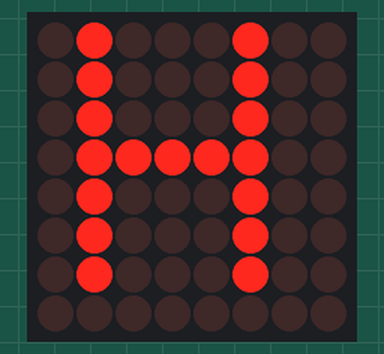
This sketch was run on a simulated Arduino Uno, built with avr-gcc and run on an emulated ATmega328P. Parts: 8×8 LED matrix.

Above: at 0.26 s.
At 1.5 s:
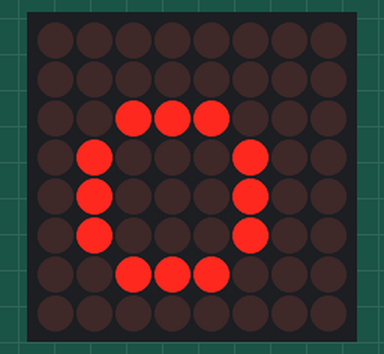
At 3.05 s:
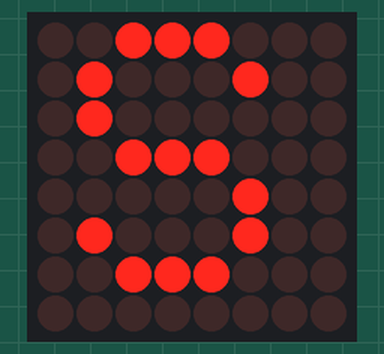
At 4.29 s:
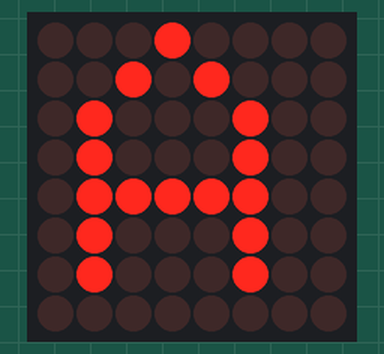
At 5.7 s:
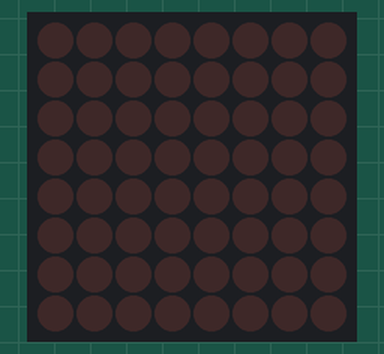
At 9.4 s:
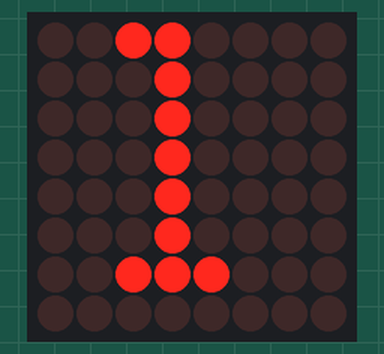

The sketch:

ex_4_7_dm_start.ino
```cpp
#include "LedControlMS.h"

// pin 4 is connected to the DataIn
// pin 3 is connected to the CLK
// pin 2 is connected to LOAD

#define NBR_MTX 1 //number of matrices attached is one
LedControl lc=LedControl(4,3,2, NBR_MTX);//

 void setup()
{
  for (int i=0; i< NBR_MTX; i++)
  {
    lc.shutdown(i,false);
    /* Set the brightness to a medium values */
    lc.setIntensity(i,8);
    /* and clear the display */
    lc.clearDisplay(i);

    delay(100);
  }
}

void loop()
{
  //sending characters to display
  lc.writeString(0,"Hello COMSI, AR07.");
  //clearing the display
  lc.clearAll();

  delay(3000);
}
```

Measured:
- by itself, everything shown: repeats every 8.6 s, in 18 steps
- what the display in image 4 shows lasts 3.0 s, from 5.7 s to 8.7 s
- what the display in image 5 shows lasts 0.6 s, from 9.3 s to 9.9 s
